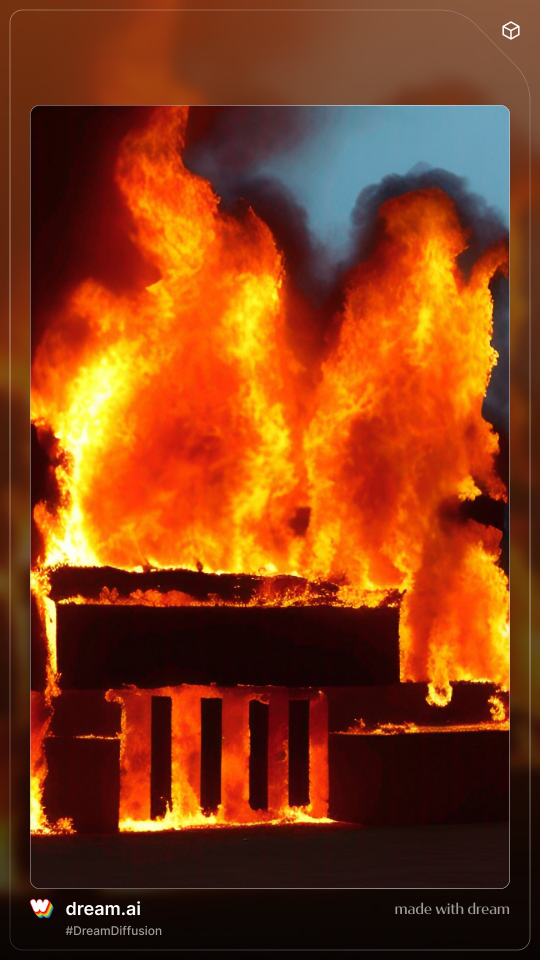
#> input picture eff/fire/blank_tradingcard (2).jpg, 1080 x 1920 px (shown at 1/2 size); its folder holds 4 pictures in this run
$ python 1corp.py
#> lines starting #> are read from the running program, lines starting #| are printed output that depends on the picture
#取得資料夾所有圖片
import os
from PIL import Image
def get_all_files(path):
#> called with path = '.'
    files = []
    for root, dirs, filenames in os.walk(path):
        for f in filenames:
            files.append(os.path.join(root, f))
    return files


res=get_all_files(".")
all=[]
for i in res:
    if i[-4:]!=".jpg":
        continue
    all.append(i.replace(".\\",""))

print(all)

for i in all:
    img= Image.open(i)
#> img is the input picture: PIL image 1080x1920 RGB; mean R, G, B 131.7, 59.8, 21.7
    new_img = img.crop((80,220,1000,1750 ))
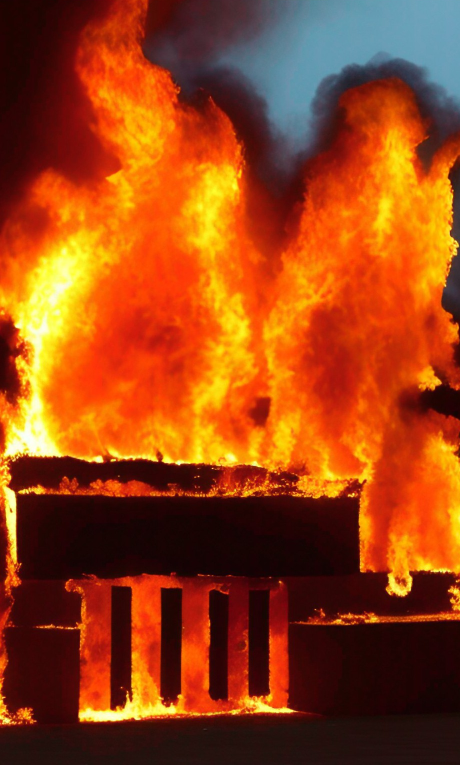
#> new_img: PIL image 920x1530 RGB (shown at 1/2 size); mean R, G, B 152.7, 66.6, 20.1
    new_img.save("fix\\"+i)
#> pass 2 of the loop `for i in all:`:
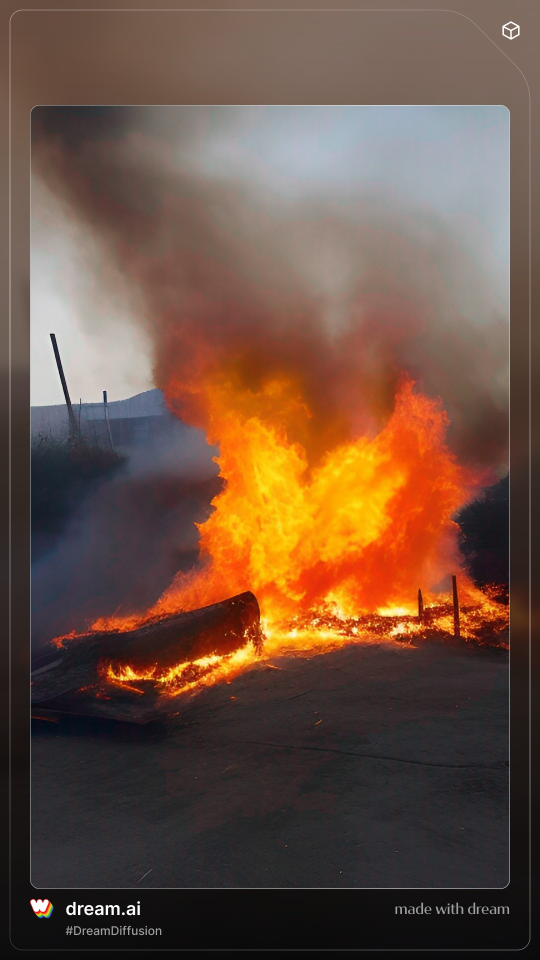
#> input picture eff/fire/blank_tradingcard.jpg, 1080 x 1920 px (shown at 1/2 size)
#> img is the input picture: PIL image 1080x1920 RGB; mean R, G, B 108.3, 81.3, 65.7
#> `new_img = img.crop((80,220,1000,1750 ))`:
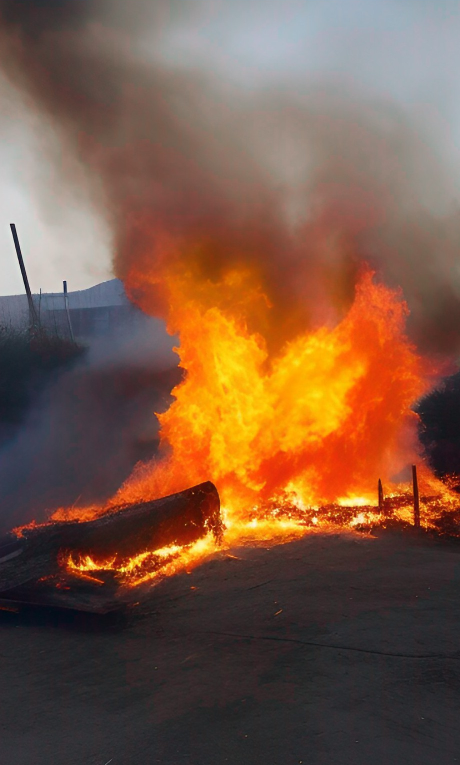
#> new_img: PIL image 920x1530 RGB (shown at 1/2 size); mean R, G, B 122.6, 88.5, 68.2
#> pass 3 of the loop `for i in all:`:
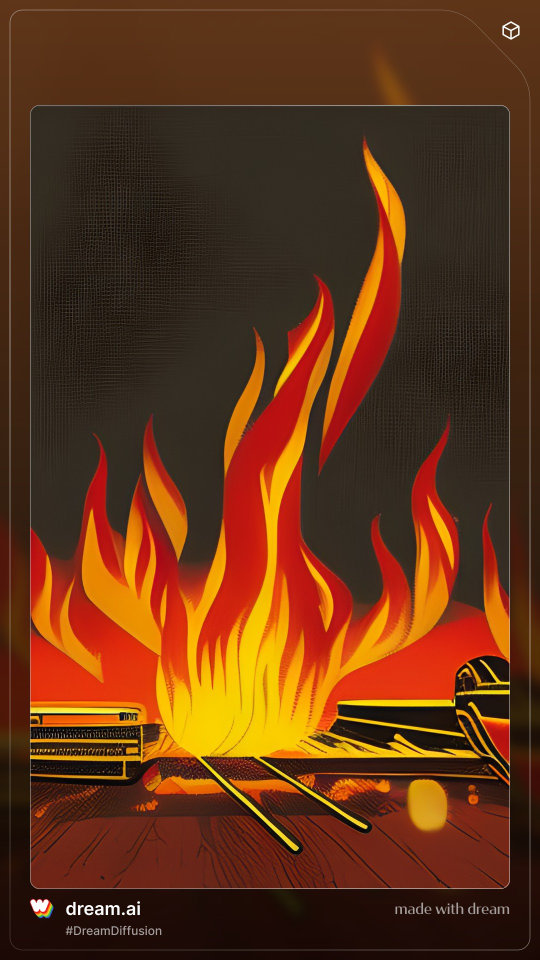
#> input picture eff/fire/blank_tradingcard (1).jpg, 1080 x 1920 px (shown at 1/2 size)
#> img is the input picture: PIL image 1080x1920 RGB; mean R, G, B 98.4, 51.7, 22
#> `new_img = img.crop((80,220,1000,1750 ))`:
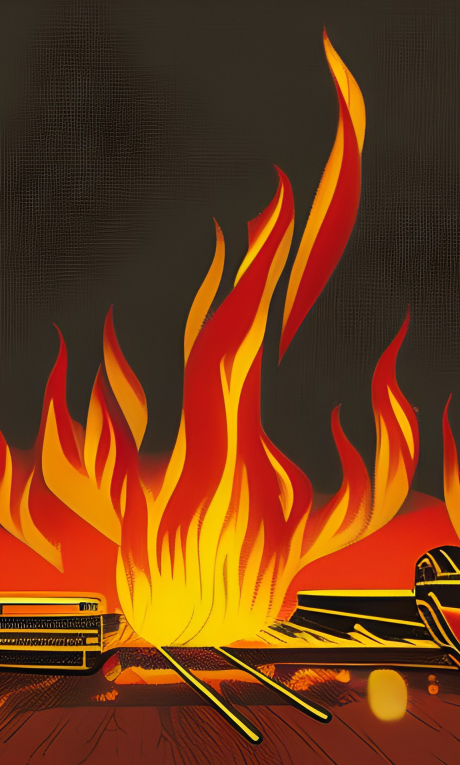
#> new_img: PIL image 920x1530 RGB (shown at 1/2 size); mean R, G, B 111.2, 57.8, 22.5
#> the loop made 4 passes; the first 3 are shown

# img= Image.open("shield0.png")
# new_img = img.crop((80,220,  1000,1750 ))
# new_img.save("fix\\"+"shield0.png")
